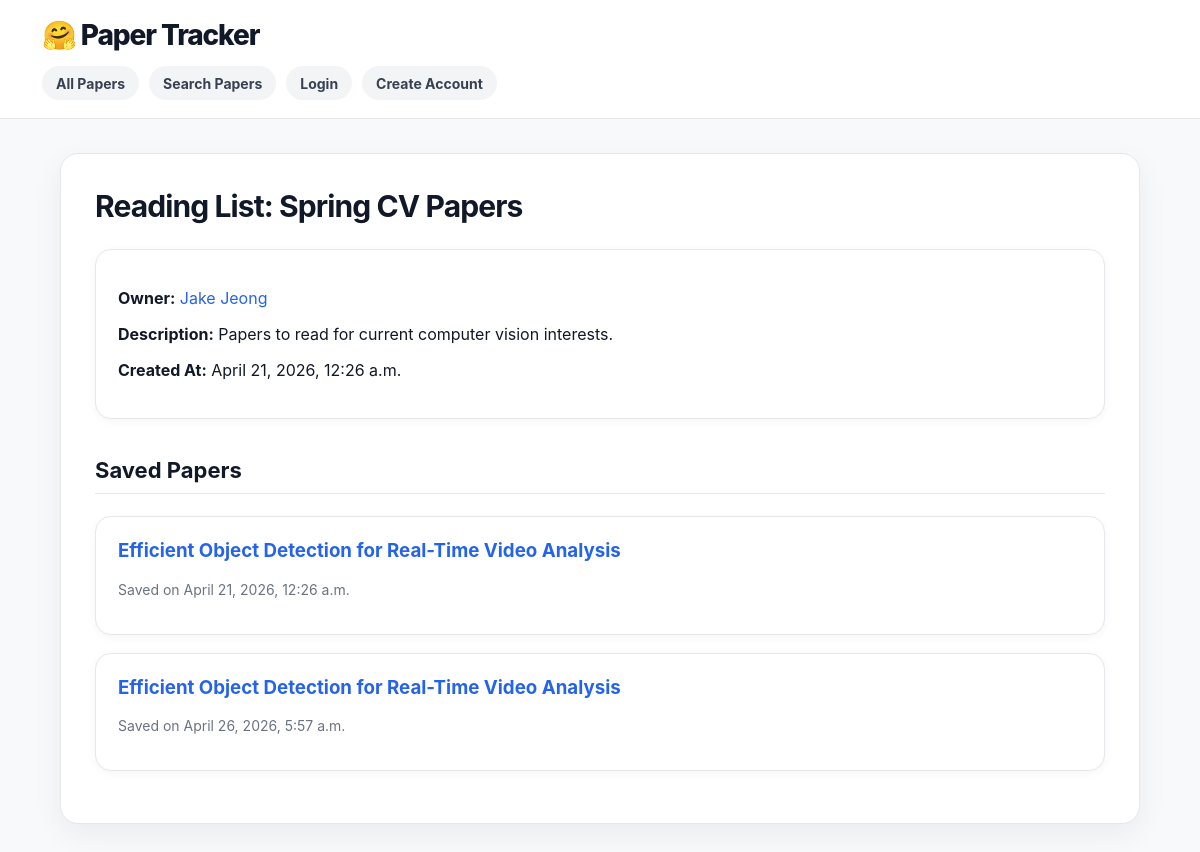
The app's page /paper_tracker/reading_list/1/ with its own data.
### paper_tracker/models.py (models this page shows, shortened)
class ReadingList(models.Model):
    user_profile = models.ForeignKey(UserProfile, on_delete=models.CASCADE)
    name = models.CharField(max_length=150)
    description = models.TextField(blank=True)
    created_at = models.DateTimeField(auto_now_add=True)
    def get_saved_papers(self):
        return SavedPaper.objects.filter(reading_list=self)

class UserProfile(models.Model):
    user = models.OneToOneField(User, on_delete=models.CASCADE)
    display_name = models.CharField(max_length=100)
    email = models.EmailField()
    affiliation = models.CharField(max_length=200, blank=True)
    research_interests = models.TextField(blank=True)
    date_joined = models.DateField(auto_now_add=True)

class SavedPaper(models.Model):
    paper = models.ForeignKey(Paper, on_delete=models.CASCADE)
    reading_list = models.ForeignKey(ReadingList, on_delete=models.CASCADE)
    saved_date = models.DateTimeField(auto_now_add=True)

class Paper(models.Model):
    title = models.CharField(max_length=300)
    authors = models.ManyToManyField(Author, blank=True)
    abstract = models.TextField()
    publication_date = models.DateField()
    conference_or_journal_name = models.CharField(max_length=200)
    paper_link = models.URLField()
    pdf_link = models.URLField(blank=True)
    topic = models.ForeignKey(Topic, on_delete=models.SET_NULL, null=True, blank=True)
    institution = models.ForeignKey(Institution, on_delete=models.SET_NULL, null=True, blank=True)
    influence_score = models.IntegerField(default=0)
    thumbnail_image = models.ImageField(upload_to='paper_thumbnails/', blank=True, null=True)

### paper_tracker/views.py (the view)
# urls.py: path("reading_list/<int:pk>/", ShowReadingListView.as_view(), name="show_reading_list"),
class ShowReadingListView(DetailView):
    model = ReadingList
    template_name = "paper_tracker/show_reading_list.html"
    context_object_name = "reading_list"
    def get_context_data(self, **kwargs):
        context = super().get_context_data(**kwargs)
        reading_list = self.get_object()
        context["saved_papers"] = reading_list.get_saved_papers()
        return context

### paper_tracker/templates/paper_tracker/show_reading_list.html (shortened to what this page needs)
{% extends 'paper_tracker/base.html' %}
{% block content %}
<h2>Reading List: {{ reading_list.name }}</h2>
<div class="card">
    <p><strong>Owner:</strong>
        <a href="{% url 'paper_tracker:show_profile' reading_list.user_profile.pk %}">
            {{ reading_list.user_profile.display_name }}
        </a>
    </p>
    <p><strong>Description:</strong> {{ reading_list.description }}</p>
    <p><strong>Created At:</strong> {{ reading_list.created_at }}</p>
</div>
<h3 class="section-title">Saved Papers</h3>
{% if saved_papers %}
    {% for saved_paper in saved_papers %}
        <div class="card paper-card">
            <h3>
                <a href="{% url 'paper_tracker:show_paper' saved_paper.paper.pk %}">
                    {{ saved_paper.paper.title }}
                </a>
            </h3>
            <p class="muted">Saved on {{ saved_paper.saved_date }}</p>
        </div>
    {% endfor %}
{% else %}
    <p>No saved papers in this reading list.</p>
{% endif %}
{% endblock %}

### paper_tracker/static/paper_tracker/styles.css (style rules this page uses)
* { box-sizing: border-box; }
body { margin: 0; font-family: Inter, Arial, Helvetica, sans-serif; background: #f8f9fb; color: #111827; }
a { color: #2563eb; text-decoration: none; }
h1, h2, h3 { color: #111827; }
h2 { margin-top: 0; font-size: 30px; letter-spacing: -0.03em; }
h3 { margin-top: 0; }
.section-title { margin-top: 38px; padding-bottom: 10px; border-bottom: 1px solid #e5e7eb; font-size: 22px; }
.card { background: #ffffff; border: 1px solid #e5e7eb; border-radius: 16px; padding: 22px; margin-bottom: 18px; box-shadow: 0 2px 10px rgba(17, 24, 39, 0.04); }
.paper-card { transition: transform 0.16s ease, box-shadow 0.16s ease, border-color 0.16s ease; }
.muted { color: #6b7280; font-size: 14px; }

### records on screen
ReadingList: name "Spring CV Papers", user_profile.display_name "Jake Jeong", description "Papers to read for current computer vision interests.", created_at "April 21, 2026, 12:26 a.m."
SavedPaper: paper "Efficient Object Detection for Real-Time Video Analysis", saved_date "April 21, 2026, 12:26 a.m."
SavedPaper: paper "Efficient Object Detection for Real-Time Video Analysis", saved_date "April 26, 2026, 5:57 a.m."
